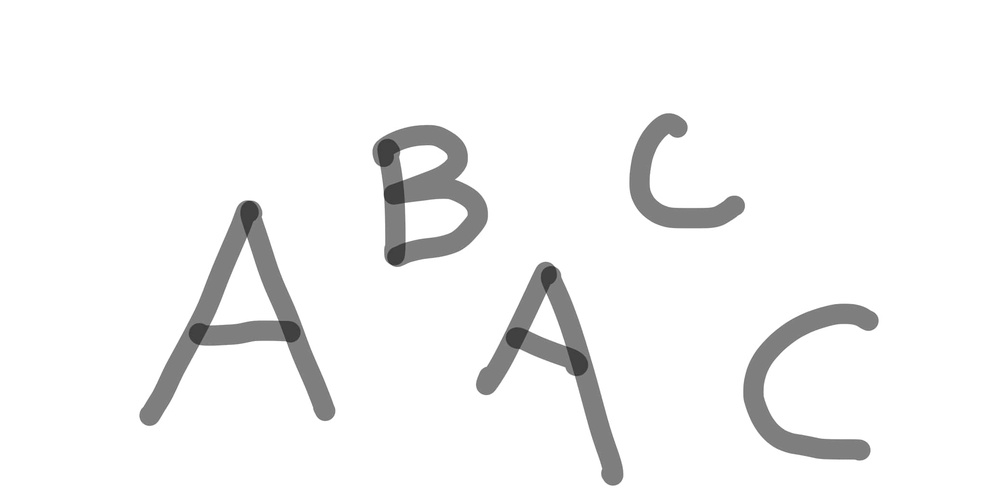
#> input picture ABC-input.jpg, 1000 x 498 px, shrunk from 2077 x 1035 before the run
$ python -i ocr2.py   (imports and definitions only)
#> lines starting #> are read from the running program, lines starting #| are printed output that depends on the picture; after the words box and inside, x2 and y2 are one past the last pixel; in counts of white or black regions, pixels touching at a corner belong together
#> in main, img is the input picture: PIL image 1000x498 RGB; min 49, max 255, mean 244.6
### Methods.py
import numpy as np
from PIL import Image

class Moments:

    def __init__(self, instance):
        self.instance = instance

    # [70 lines left out: functions raw_moment, centroid_localization, translation_invariance, scale_invariance, hu_moments, r_moments, not called in this run]


class Label:

    def __init__(self, instance):
        self.instance = instance

    def np2PIL_color(self, im):
        # print("size of arr: ", im.shape)
        img = Image.fromarray(np.uint8(im))
        return img

    def threshold(self, im, T, LOW, HIGH):
        # threshold the image im, returns im_out
        # im_out = LOW, if im < T;   im_out = HIGH otherwise
#> called with T = 150, LOW = 200, HIGH = 0
        (nrows, ncols) = im.shape
        im_out = np.zeros(shape=im.shape)
        for i in range(nrows):
            for j in range(ncols):
                if abs(im[i][j]) < T:
                    im_out[i][j] = LOW
                else:
                    im_out[i][j] = HIGH
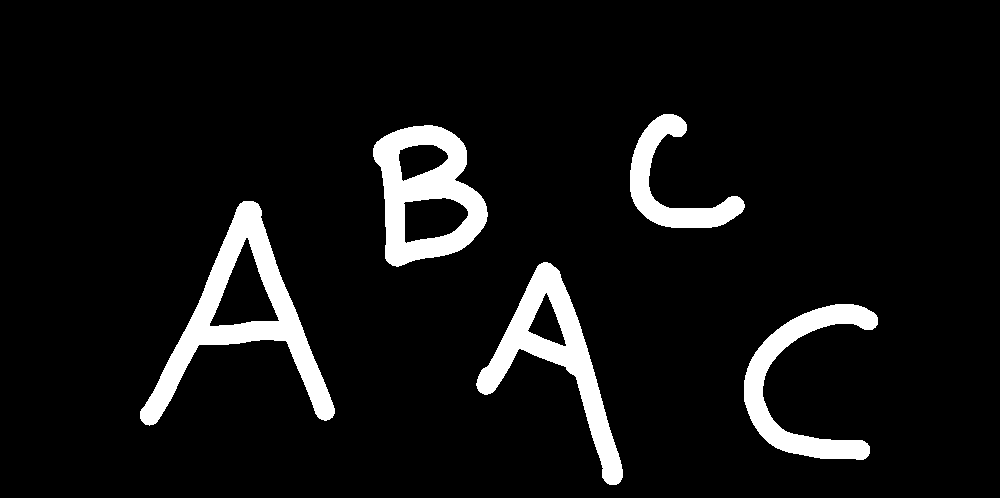
#> im_out: shape (498, 1000) float64; values 0 (black) and 200 (white), 7.4% white; 5 white regions, box (x1, y1, x2, y2) and area: (140, 201, 335, 426) 10479, (373, 125, 488, 267) 8251, (476, 262, 623, 485) 8045, (744, 304, 878, 460) 6067, (630, 114, 745, 228) 4214
        return im_out

    def update_array(self, a, label1, label2):
        if label1 < label2:
            lab_small = label1
            lab_large = label2
        else:
            lab_small = label2
            lab_large = label1
        index = lab_large
        while index > 1 and a[index] != lab_small:
            if a[index] < lab_small:
                temp = index
                index = lab_small
                lab_small = a[temp]
            elif a[index] > lab_small:
                temp = a[index]
                a[index] = lab_small
                index = temp
            else:  # a[index] == lab_small
                break

        return

    def blob_coloring_8_connected(self, bim, ONE):
        # labels binary image bim, where one-valued pixels have value ONE,
        # by using 8-connected component labeling algorithm.
        # Two-pass labeling is used
#> called with ONE = 200
        max_label = int(10_000)
        nrow = bim.shape[0]
        ncol = bim.shape[1]
        im = np.zeros(shape=(nrow, ncol), dtype=int)
        a = np.arange(0, max_label, dtype=int)
        color_map = np.zeros(shape=(max_label, 3), dtype=np.uint8)
        color_im = np.zeros(shape=(nrow, ncol, 3), dtype=np.uint8)

        for i in range(max_label):
            np.random.seed(i)
            color_map[i][0] = np.random.randint(0, 255, 1, dtype=np.uint8)
            color_map[i][1] = np.random.randint(0, 255, 1, dtype=np.uint8)
            color_map[i][2] = np.random.randint(0, 255, 1, dtype=np.uint8)

        k = 0
        for i in range(nrow):
            for j in range(ncol):
                im[i][j] = max_label
#> im: shape (498, 1000) int64; every value is 10000
        for i in range(1, nrow - 1):
            for j in range(1, ncol - 1):
                c = bim[i][j]
                label_u = im[i - 1][j]
                label_l = im[i][j - 1]
                label_ul = im[i - 1][j - 1]
                label_ur = im[i - 1][j + 1]

                im[i][j] = max_label
                if c == ONE:
                    min_label = min(label_u, label_l, label_ul, label_ur)
                    if min_label == max_label:  # u = l = 0
                        k += 1
                        im[i][j] = k
                    else:  # at least one of u or l or ul or ur is ONE
                        im[i][j] = min_label
                        if min_label != label_u and label_u != max_label:
                            self.update_array(a, min_label, label_u)

                        if min_label != label_l and label_l != max_label:
                            self.update_array(a, min_label, label_l)

                        if min_label != label_ul and label_ul != max_label:
                            self.update_array(a, min_label, label_ul)

                        if min_label != label_ur and label_ur != max_label:
                            self.update_array(a, min_label, label_ur)

                else:
                    im[i][j] = max_label
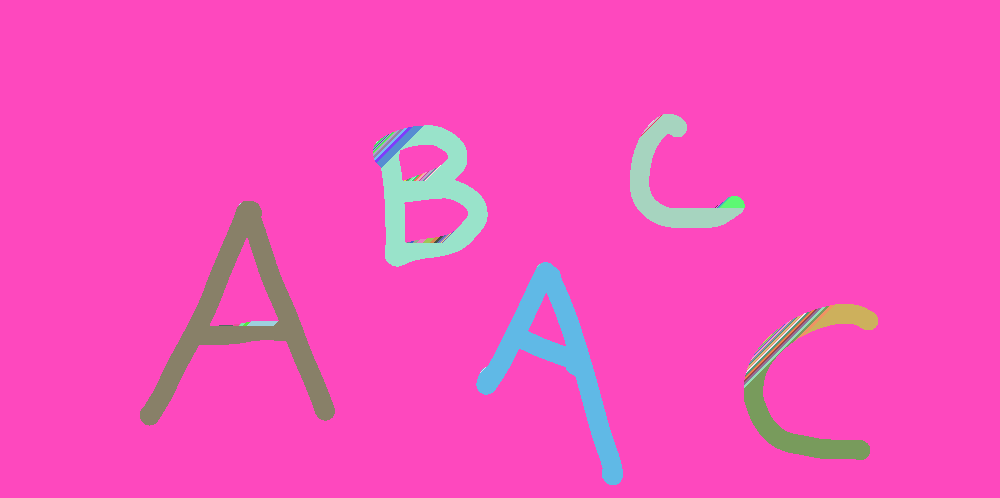
#> im: shape (498, 1000) int64; 86 distinct labels, from 1 to 10000; one colour per label, 0 black
#> after the loop, k = 85
        for i in range(k + 1):
            index = i
            while a[index] != index:
                index = a[index]
            a[i] = a[index]
#> after the loop, a = 10000 values, max 9999 at index 9999, min 0 at index 0, mean 4999.3

        for i in range(nrow):
            for j in range(ncol):

                if bim[i][j] == ONE:
                    im[i][j] = a[im[i][j]]
                    if im[i][j] == max_label:
                        color_im[i][j][0] = 0
                        color_im[i][j][1] = 0
                        color_im[i][j][2] = 0
                    color_im[i][j][0] = color_map[im[i][j], 0]
                    color_im[i][j][1] = color_map[im[i][j], 1]
                    color_im[i][j][2] = color_map[im[i][j], 2]
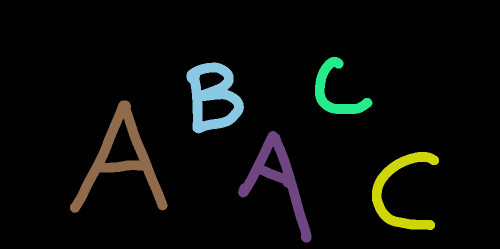
#> color_im: shape (498, 1000, 3) (shown at 1/2 size); mean of channels 0, 1, 2 9.9, 11.3, 8.7; drawn as R, G, B
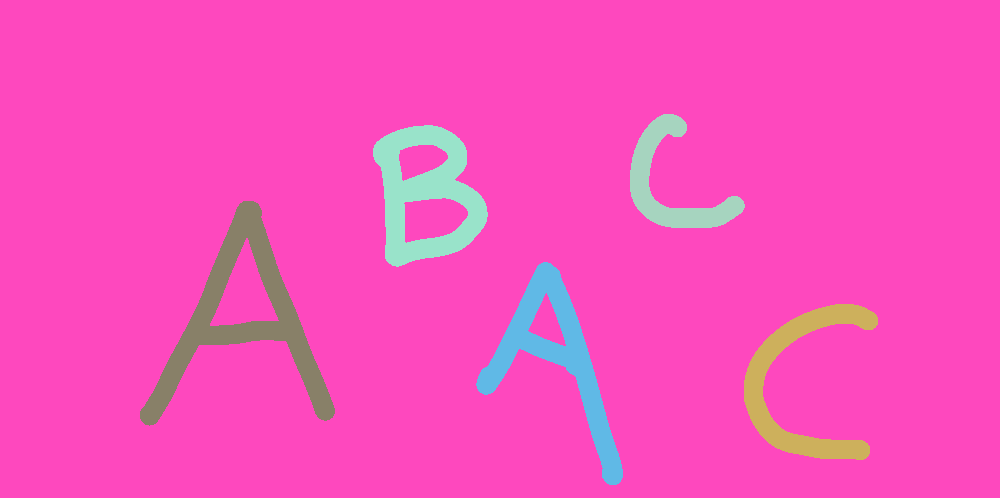
#> im: shape (498, 1000) int64; 6 distinct labels, from 1 to 10000; one colour per label, 0 black
        return color_im


    def negative(self, image, musty):
        gray = image.convert('L')
        threshold = 200
        neg_bin = musty.binarize_image(gray, threshold, True)
        labeled_img, num_labels = musty.connected_component_labeling(neg_bin)
        img_colored_blobs = musty.blob_coloring(labeled_img, num_labels)
        img_colored_blobs.show()

        character = ""
        if num_labels - 1 == 0:
            character = 'C'
        if num_labels - 1 == 1:
            character = 'A'
        if num_labels - 1 == 2:
            character = 'B'
        return character

    def rectangle(self, label):
        nrow = label.shape[0]
        ncol = label.shape[1]
        k = 0
        # Using dict, we can store (r, g, b) values in a key-value pair
        colors = dict()
        for i in range(nrow):
            for j in range(ncol):
                # same color belongs in the same k value
                rgb = (label[i][j][0], label[i][j][1], label[i][j][2])
                if rgb not in colors:
                    colors[rgb] = k
                    k += 1
#> after the loop, colors = {(0, 0, 0): 0, (37, 235, 140): 1, (138, 201, 227): 2, (143, 107, 76): 3, (111, 69, 130): 4, (207, 214, 5): 5}; k = 6

        # filling rectangles with zeros and colors dictionary
        rectangles = np.zeros(shape=(len(colors), 4), dtype=int)
#> rectangles = [[0, 0, 0, 0], [0, 0, 0, 0], [0, 0, 0, 0], [0, 0, 0, 0], [0, 0, 0, 0], [0, 0, 0, 0]]
        for x in range(len(rectangles)):
            # temp min_y, min_x
            rectangles[x][0], rectangles[x][1] = 10_000, 10_000
#> this loop made 6 passes
#> after the loop, rectangles = [[10000, 10000, 0, 0], [10000, 10000, 0, 0], [10000, 10000, 0, 0], [10000, 10000, 0, 0], [10000, 10000, 0, 0], [10000, 10000, 0, 0]]
        # y
        for i in range(nrow):
            # x
            for j in range(ncol):
                rgb = (label[i][j][0], label[i][j][1], label[i][j][2])
                # min_y
                if i < rectangles[colors[rgb]][0]:
                    rectangles[colors[rgb]][0] = i
                # min_x
                if j < rectangles[colors[rgb]][1]:
                    rectangles[colors[rgb]][1] = j
                # max_y
                if i > rectangles[colors[rgb]][2]:
                    rectangles[colors[rgb]][2] = i
                # max_x
                if j > rectangles[colors[rgb]][3]:
                    rectangles[colors[rgb]][3] = j
#> after the loop, rectangles = [[0, 0, 497, 999], [114, 630, 227, 744], [125, 373, 266, 487], [201, 140, 425, 334], [262, 476, 484, 622], [304, 744, 459, 877]]

        if rectangles[0][2] == nrow - 1 and rectangles[0][3] == ncol - 1:
            rectangles = np.delete(rectangles, 0, 0)
#> rectangles = [[114, 630, 227, 744], [125, 373, 266, 487], [201, 140, 425, 334], [262, 476, 484, 622], [304, 744, 459, 877]]

        return rectangles

### test.py
# IMPORTED MODULES
#-----------------------------------------------------------------------------------
from PIL import Image  # Python Imaging Library (PIL) modules
import numpy as np   # fundamental Python module for scientific computing
import os   # os module can be used for file and directory operations

# MAIN FUNCTION OF THE PROGRAM
#-----------------------------------------------------------------------------------
# Main function where this python script starts execution
class Test:
    # [19 lines left out: function start, not called in this run]

    # BINARIZATION
    # -----------------------------------------------------------------------------------
    # Function for creating and returning a binary image by thresholding a given
    # grayscale image
    def binarize_image(self, img_gray, threshold, light_bg):
        # create a binary image with default color = 0 (black) for each pixel
        img_bin = Image.new('1', img_gray.size)
        width, height = img_gray.size
        # for each pixel in the given grayscale image
        for y in range(height):
            for x in range(width):
                # get the value of the pixel
                pixel = img_gray.getpixel((x, y))
                # invert the image if it has dark characters on a light background
                max_pixel_value = 255
                if light_bg:
                    pixel = max_pixel_value - pixel
                # if the pixel has a greater value than the given threshold
                # set the corresponding pixel in binary image as 1 (color white)
                if pixel > threshold:
                    img_bin.putpixel((x, y), 1)
        # return the resulting binary image
        return img_bin

    # CONNECTED COMPONENT LABELING AND BLOB COLORING
    # -----------------------------------------------------------------------------------
    # Function for labeling connected components (characters) in a binary image
    def connected_component_labeling(self, img_bin):
        width, height = img_bin.size
        # initially all the pixels in the image are labeled as 0 (background)
        labels = np.zeros([height, width], dtype=int)
        # min_equivalent_labels list is used to store min equivalent label for each label
        min_equivalent_labels = []
        # labeling starts with 1 (as 0 is considered as the background of the image)
        current_label = 1
        # first pass to assign initial labels and determine minimum equivalent labels
        # from conflicts for each pixel in the given binary image
        # --------------------------------------------------------------------------------
        for y in range(height):
            for x in range(width):
                # get the value of the pixel
                pixel = img_bin.getpixel((x, y))
                # skip pixels with value 0 (background pixels)
                if pixel == 0:
                    continue
                # get the set of neighboring labels for this pixel
                # using get_neighbor_labels function defined below
                neighbor_labels = self.get_neighbor_labels(labels, (x, y))
                # if all the neighbor pixels are background pixels
                if len(neighbor_labels) == 0:
                    # assign current_label as the label of this pixel
                    # and increase current_label by 1
                    labels[y, x] = current_label
                    current_label += 1
                    # initially the minimum equivalent label is the label itself
                    min_equivalent_labels.append(labels[y, x])
                # if there is at least one non-background neighbor
                else:
                    # assign minimum neighbor label as the label of this pixel
                    labels[y, x] = min(neighbor_labels)
                    # a conflict occurs if there are multiple (different) neighbor labels
                    if len(neighbor_labels) > 1:
                        labels_to_merge = set()
                        # add min equivalent label for each neighbor to labels_to_merge set
                        for l in neighbor_labels:
                            labels_to_merge.add(min_equivalent_labels[l - 1])
                        # update minimum equivalent labels related to this conflict
                        # using update_equivalent_labels function defined below
                        self.update_min_equivalent_labels(min_equivalent_labels, labels_to_merge)
        # second pass to rearrange equivalent labels so they all have consecutive values
        # starting from 1 and assign min equivalent label of each pixel as its own label
        # --------------------------------------------------------------------------------
        # rearrange min equivalent labels using rearrange_min_equivalent_labels function
        self.rearrange_min_equivalent_labels(min_equivalent_labels)
        # for each pixel in the given binary image
        for y in range(height):
            for x in range(width):
                # get the value of the pixel
                pixel = img_bin.getpixel((x, y))
                # skip pixels with value 0 (background pixels)
                if pixel == 0:
                    continue
                # assign minimum equivalent label of each pixel as its own label
                labels[y, x] = min_equivalent_labels[labels[y, x] - 1]
        # return the labels matrix and the number of different labels
        return labels, len(set(min_equivalent_labels))

    # Function for getting labels of the neighbors of a given pixel
    def get_neighbor_labels(self, label_values, pixel_indices):
        x, y = pixel_indices
        # using a set to store different neighbor labels without any duplicates
        neighbor_labels = set()
        # add upper pixel to the set if the current pixel is not in the first row of the
        # image and its value is not zero (not a background pixel)
        if y != 0:
            u = label_values[y - 1, x]
            if u != 0:
                neighbor_labels.add(u)
        # add left pixel to the set if the current pixel is not in the first column of
        # the image and its value is not zero (not a background pixel)
        if x != 0:
            l = label_values[y, x - 1]
            if l != 0:
                neighbor_labels.add(l)
        # return the set of neighbor labels
        if y != 0 and x != 0:
            ul = label_values[y - 1, x - 1]
            if ul != 0:
                neighbor_labels.add(ul)

        if y != 0 and x != len(label_values[0]) - 1:
            ur = label_values[y - 1, x + 1]
            if ur != 0:
                neighbor_labels.add(ur)

        return neighbor_labels

    # Function for updating min equivalent labels by merging conflicting neighbor labels
    # as the smallest value among their min equivalent labels
    def update_min_equivalent_labels(self, all_min_eq_labels, min_eq_labels_to_merge):
        # find the min value among conflicting neighbor labels
        min_value = min(min_eq_labels_to_merge)
        # for each minimum equivalent label
        for index in range(len(all_min_eq_labels)):
            # if its value is in min_eq_labels_to_merge
            if all_min_eq_labels[index] in min_eq_labels_to_merge:
                # update its value as the min_value
                all_min_eq_labels[index] = min_value

    # Function for rearranging min equivalent labels so they all have consecutive values
    # starting from 1
    def rearrange_min_equivalent_labels(self, min_equivalent_labels):
        # find different values of min equivalent labels and sort them in increasing order
        different_labels = set(min_equivalent_labels)
        different_labels_sorted = sorted(different_labels)
        # create an array for storing new (consecutive) values for min equivalent labels
        new_labels = np.zeros(max(min_equivalent_labels) + 1, dtype=int)
        count = 1  # first label value to assign
        # for each different label value (sorted in increasing order)
        for l in different_labels_sorted:
            # determine the new label
            new_labels[l] = count
            count += 1  # increase count by 1 so that new label values are consecutive
        # assign new values of each minimum equivalent label
        for ind in range(len(min_equivalent_labels)):
            old_label = min_equivalent_labels[ind]
            new_label = new_labels[old_label]
            min_equivalent_labels[ind] = new_label

    # Function for blob (connected component) coloring (assigning random colors to
    # connected components)
    def blob_coloring(self, labels, num_labels):
        rgb_values = []
        max_color_value = 255
        # determine a random color for each different label
        for l in range(num_labels):
            while True:
                current_rgb = np.random.rand(3) * max_color_value
                # for ensuring each blob is light enough to distinguish from the background
                if sum(current_rgb) / 3 > 100:
                    break
            rgb_values.append(current_rgb)
        height, width = labels.shape
        # create a 3-d array for the color image with randomly colored blobs
        colored_blobs = np.zeros([height, width, 3], dtype=np.uint8)
        # assign randomly generated color of each different label value in labels matrix
        for y in range(height):
            for x in range(width):
                label_value = labels[y, x]
                # skip background
                if label_value == 0:
                    continue
                colored_blobs[y, x] = rgb_values[label_value - 1]
                # convert numpy array to a PIL image and return the image with colored blobs
        img_colored_blobs = Image.fromarray(colored_blobs.astype('uint8'))
        return img_colored_blobs

    # start() function is specified as the entry point(main function) where the program
    # starts execution
    if __name__ == '__main__':
        start()

### ocr2.py
from PIL import Image, ImageDraw, ImageFont, ImageOps
import numpy as np
from Methods import Label
from test import Test

class Ocr:

    def __init__(self, path):
        self.path = path

    def main(self):

        # Read characters from an image file
        img = Image.open(self.path).convert('RGB')
        img_gray = img.convert('L')  # converts the image to grayscale image
        img_gray.show()  # show the image
        ONE = 200  # set value of 1-valued pixels
        a = np.asarray(img_gray)  # convert from PIL to np array
        instance = Label(self)
        musty = Test()
        a_bin = instance.threshold(a, 150, ONE, 0)  # threshold the image a, with threshold T, LOW and HIGH
        im = Image.fromarray(a_bin)  # from np array to PIL format
        im.show()
        label = instance.blob_coloring_8_connected(a_bin, ONE)  # labels 8-connected components
        new_img2 = instance.np2PIL_color(label)  # converts from np array to PIL format
        new_img2.show()  # shows the image
        rects = instance.rectangle(label)
#> rects has the same summary as rectangles in rectangle
        fontsize = 30
        font = ImageFont.truetype("arial.ttf", fontsize)
        imgdraw = ImageDraw.Draw(img)
        for i in range(len(rects)):
            imgdraw.rectangle((rects[i][1], rects[i][0], rects[i][3], rects[i][2]), outline="red")
            cropped_image = new_img2.crop((rects[i][1] - 2, rects[i][0] - 2, rects[i][3] + 2, rects[i][2] + 2))
            recognized_character = instance.negative(cropped_image, musty=musty)
            imgdraw.text(((rects[i][1] + rects[i][3]) / 2, rects[i][0] - 10), recognized_character, fill="red")
#> this loop made 5 passes
#> threshold in negative on pass 1: 200
#> pass 1, in main, `cropped_image = new_img2.crop((rects[i][1] - 2, rects[i][0] - 2, rects..`:
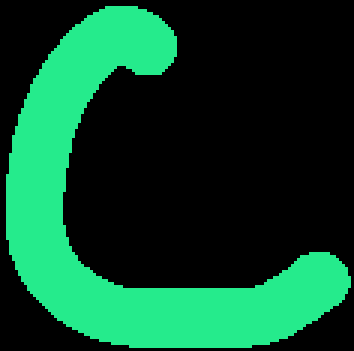
#> cropped_image: PIL image 118x117 RGB (shown 3 times larger); mean R, G, B 11.3, 71.7, 42.7
        img.show()
#> (the rest of the program and of its run is left out)
